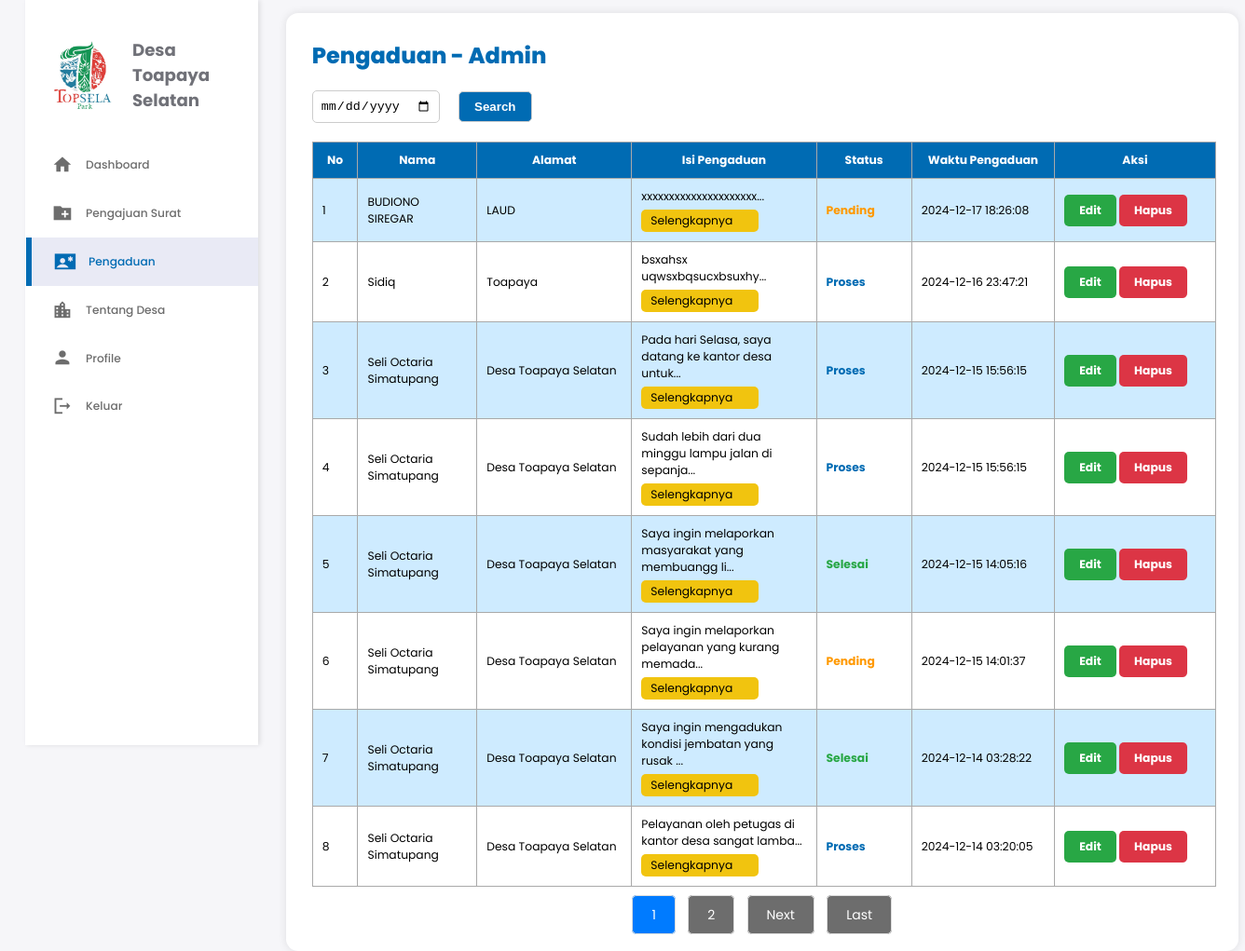
The app's page /desa_toapaya_selatan/pengaduan.php with its own data.
### tables this page shows
CREATE TABLE `pengaduan` (
  `id` int(11) NOT NULL,
  `user_id` int(11) DEFAULT NULL,
  `nama` varchar(100) DEFAULT NULL,
  `alamat` varchar(255) DEFAULT NULL,
  `email` varchar(100) DEFAULT NULL,
  `no_telepon` varchar(15) DEFAULT NULL,
  `judul_pengaduan` varchar(150) DEFAULT NULL,
  `isi_pengaduan` text NOT NULL,
  `status` enum('Pending','Proses','Selesai') DEFAULT 'Pending',
  `created_at` timestamp NOT NULL DEFAULT current_timestamp()
);

### desa_toapaya_selatan/pengaduan.php (the view, shortened to what this page needs)
<?php
require 'config.php';
$date = isset($_GET['date']) ? $_GET['date'] : '';
$limit = 8;
$page = isset($_GET['page']) ? (int)$_GET['page'] : 1;
$offset = ($page - 1) * $limit;
$sql_count = "SELECT COUNT(*) AS total FROM pengaduan";
$result_count = $conn->query($sql_count);
$total_row = $result_count->fetch_assoc();
$total_data = $total_row['total'];
$total_pages = ceil($total_data / $limit);
$sql = "SELECT * FROM pengaduan";
$sql .= " ORDER BY created_at DESC LIMIT $limit OFFSET $offset";
$result = $conn->query($sql);
?>
<!DOCTYPE html>
<html lang="en">
<head>
  <link rel="stylesheet" href="dashboard.css">
</head>
<body>
  <div class="container">
    <aside>
        <div class="top">
          <div class="logo">
            <img src="logo.jpg" alt="Logo">
            <h2 class="text-muted">Desa Toa<span class="danger">paya Selatan</span></h2>
          </div>
        </div>
        <div class="sidebar">
          <a href="dashboard.php">
            <span class="material-icons-sharp">home</span>
            <h3>Dashboard</h3>
          </a>
          <a href="Pengajuan-surat.php">
            <span class="material-icons-sharp">create_new_folder</span>
            <h3>Pengajuan Surat</h3>
          </a>
          <a href="pengaduan.php" class="active">
            <span class="material-icons-sharp">contact_emergency</span>
            <h3>Pengaduan</h3>
          </a>
          <a href="tentang-desa.php">
            <span class="material-icons-sharp">location_city</span>
            <h3>Tentang Desa</h3>
          </a>
          <a href="profile.php">
            <span class="material-icons-sharp">person</span>
            <h3>Profile</h3>
          </a>
          <a href="#" id="logout">
            <span class="material-icons-sharp">logout</span>
            <h3>Keluar</h3>
          </a>
        </div>
    </aside>
    <main class="main-container">
        <div class="content-header">
          <h1>Pengaduan - Admin</h1>
        </div>
      <div class="search-bar">
        <form method="GET" action="pengaduan.php">
            <div class="date-container">
                <input type="date" name="date" value="<?= isset($_GET['date']) ? $_GET['date'] : ''; ?>">
                <button type="submit" id="search-btn">Search</button>
            </div>
        </form>
      </div>
      <div class="table-container">
      <table>
        <thead>
          <tr>
            <th>No</th>
            <th>Nama</th>
            <th>Alamat</th>
            <th>Isi Pengaduan</th>
            <th>Status</th>
            <th>Waktu Pengaduan</th>
            <th>Aksi</th>
          </tr>
        </thead>
        <tbody>
    <?php if ($result->num_rows > 0): ?>
        <?php $no = $offset + 1; while ($row = $result->fetch_assoc()): ?>
            <tr>
                <td><?= $no++; ?></td>
                <td><?= $row['nama']; ?></td>
                <td><?= $row['alamat']; ?></td>
                <td>
                    <?= substr($row['isi_pengaduan'], 0, 50); ?>...
                    <a href="lihat_pengaduan.php?id=<?= $row['id']; ?>" class="btn btn-info btn-sm">Selengkapnya</a>
                </td>
                <td style="color:
                <?php
                    if ($row['status'] == 'Pending') echo '#ff9900';
                    elseif ($row['status'] == 'Proses') echo '#006bb3';
                    elseif ($row['status'] == 'Selesai') echo '#28a745';
                    else echo 'black';
                     ?>; font-weight: bold;">
                <?= $row['status']; ?>
            </td>
                <td><?= $row['created_at']; ?></td>
                <td>
                    <a href="edit.php?id=<?= $row['id']; ?>" class="btn btn-warning btn-sm">Edit</a>
                    <a href="hapus_pengaduan.php?id=<?= $row['id']; ?>"
                       onclick="return confirm('Apakah Anda yakin ingin menghapus data ini?')"
                       class="btn btn-danger btn-sm">Hapus</a>
                </td>
            </tr>
        <?php endwhile; ?>
    <?php else: ?>
        <tr>
            <td colspan="7" class="text-center">Tidak ada data pengaduan</td>
        </tr>
    <?php endif; ?>
</tbody>
      </table>
    </div>
    <div class="pagination">
        <?php for ($i = 1; $i <= $total_pages; $i++): ?>
            <a href="pengaduan.php?page=<?= $i; ?><?= $date ? '&date=' . $date : ''; ?>" class="btn <?= $i == $page ? 'active' : ''; ?>"><?= $i; ?></a>
        <?php endfor; ?>
        <?php if ($page < $total_pages): ?>
            <a href="pengaduan.php?page=<?= $page + 1; ?><?= $date ? '&date=' . $date : ''; ?>" class="btn">Next</a>
            <a href="pengaduan.php?page=<?= $total_pages; ?><?= $date ? '&date=' . $date : ''; ?>" class="btn">Last</a>
        <?php endif; ?>
    </div>
    </main>
  </div>
</body>
</html>

### desa_toapaya_selatan/dashboard.css (style rules this page uses)
:root { --color-primary: #006bb3; --color-danger: #d72f2f; --color-success: #28a745; --color-warning: #ffbb55; --color-white: #fff; --color-info-dark: #6d6d6d; --color-info-light: #dce1eb; --color-dark: #363949; --color-light: rgba(132, 139, 200, 0.18); --color-primary-variant: #005b99; --color-dark-variant: #677483; --color-background: #f6f6f9; --card-border-radius: 2rem; --border-radius-1: 0.4rem; --border-radius-2: 0.8rem; --border-radius-3: 1.2rem; --card-padding: 1.8rem; --padding-1: 1.2rem; --box-shadow: 0 2rem 3rem var(--color-light); }
* { margin: 0; padding: 0; outline: 0; appearance: none; border: 0; text-decoration: none; list-style: none; box-sizing: border-box; }
html { font-size: 14px; }
body { width: 100vw; height: 100vh; font-family: 'Poppins', sans-serif; font-size: 0.88rem; background: var(--color-background); user-select: none; overflow-x: hidden; }
.container { display: grid; width: 96%; margin: 0 auto; gap: 1.8rem; grid-template-columns: 14rem auto; }
a { color: var(--color-dark); }
img { display: block; width: 100%; border-radius: 50%; }
h1 { font-weight: 800; font-size: 1.8rem; }
h2 { font-size: 1.4rem; }
h3 { font-size: 0.87rem; }
.text-muted { color: var(--color-info-dark); }
.danger { color: var(--color-danger); }
aside { width: 250px; background-color: var(--color-white); color: #ffffff; display: flex; flex-direction: column; justify-content: space-between; padding: 20px; box-shadow: 2px 0 5px rgba(0, 0, 0, 0.1); height: 100vh; overflow: hidden; position: fixed; }
aside .top { background: white; display: flex; align-items: center; justify-content: space-between; margin-top: 1.4rem; }
aside .logo { display: flex; gap: 0.8rem; }
aside .logo img { width: 6rem; height: 6rem; border-radius: 50%; }
aside .logo h2 { font-size: 1.3rem; color: #707178; }
aside .logo h2 span { color: #707178; }
aside .sidebar { background: white; display: flex; flex-direction: column; height: 86vh; width: 50vw; position: relative; top: 2rem; margin-left: -19px; }
aside h3 { font-weight: 500; }
aside .sidebar a { display: flex; color: var(--color-info-dark); margin-left: 2rem; gap: 1rem; align-items: center; height: 3.7rem; transition: all 300ms ease; }
aside .sidebar a span { font-size: 1.6rem; transition: all 300ms ease; }
aside .sidebar a.active { background: var(--color-light); color: var(--color-primary); margin-left: 0; }
aside .sidebar a.active:before { content: ""; width: 6px; height: 100%; background: var(--color-primary); }
aside .sidebar a.active span { color: var(--color-primary); margin-left: calc(1rem - 3px); }
main { width: 73rem; padding: 1.5rem; position: center; margin-top: 1rem; margin-right: 1rem; margin-left: 20rem; }
main h1 { font-size: 24px; color: var(--color-primary); margin-bottom: 20px; }
.main-container { flex: 3; padding: 2rem; background-color: white; box-shadow: 0 0 10px rgba(0, 0, 0, 0.1); border-radius: 13px; box-sizing: border-box; }
.search-bar { display: flex; align-items: center; margin-bottom: 20px; }
.search-bar input { flex: 1; padding: 10px; border: 1px solid #ccc; border-radius: 5px; }
.search-bar button { padding: 10px 20px; background-color: var(--color-primary); color: white; border: none; border-radius: 5px; margin-left: 10px; font-weight: bold; cursor: pointer; transition: background 0.3s ease; }
table { width: 970px; border-collapse: collapse; margin-top: 10px; background-color: #ceebff; }
table th { border: 1px solid #a9a9a9; padding: 10px; text-align: center; }
table td { border: 1px solid #a9a9a9; padding: 10px; text-align: left; }
table th { background-color: #006bb3; color: white; }
table tr:nth-child(even) { background-color: #ffffff; }
table th:first-child { width: 30px; }
table th:nth-child(2) { width: 100px; }
table th:nth-child(3) { width: 130px; }
table th:nth-child(4) { width: 135px; }
table th:nth-child(5) { width: 80px; }
table th:nth-child(6) { width: 120px; }
table th:nth-child(7) { width: 135px; }
.content-header { margin-bottom: 20px; }

### records on screen
pengaduan: nama "BUDIONO SIREGAR", alamat "LAUD", isi_pengaduan "xxxxxxxxxxxxxxxxxxxxx", status "Pending", created_at "2024-12-17 18:26:08"
pengaduan: nama "Sidiq", alamat "Toapaya", isi_pengaduan "bsxahsx uqwsxbqsucxbsuxhy", status "Proses", created_at "2024-12-16 23:47:21"
pengaduan: nama "Seli Octaria Simatupang", alamat "Desa Toapaya Selatan", isi_pengaduan "Pada hari Selasa, saya datang ke kantor desa untuk", status "Proses", created_at "2024-12-15 15:56:15"
pengaduan: nama "Seli Octaria Simatupang", alamat "Desa Toapaya Selatan", isi_pengaduan "Sudah lebih dari dua minggu lampu jalan di sepanja", status "Proses", created_at "2024-12-15 15:56:15"
pengaduan: nama "Seli Octaria Simatupang", alamat "Desa Toapaya Selatan", isi_pengaduan "Saya ingin melaporkan masyarakat yang membuangg li", status "Selesai", created_at "2024-12-15 14:05:16"
pengaduan: nama "Seli Octaria Simatupang", alamat "Desa Toapaya Selatan", isi_pengaduan "Saya ingin melaporkan pelayanan yang kurang memada", status "Pending", created_at "2024-12-15 14:01:37"
pengaduan: nama "Seli Octaria Simatupang", alamat "Desa Toapaya Selatan", isi_pengaduan "Saya ingin mengadukan kondisi jembatan yang rusak", status "Selesai", created_at "2024-12-14 03:28:22"
pengaduan: nama "Seli Octaria Simatupang", alamat "Desa Toapaya Selatan", isi_pengaduan "Pelayanan oleh petugas di kantor desa sangat lamba", status "Proses", created_at "2024-12-14 03:20:05"
